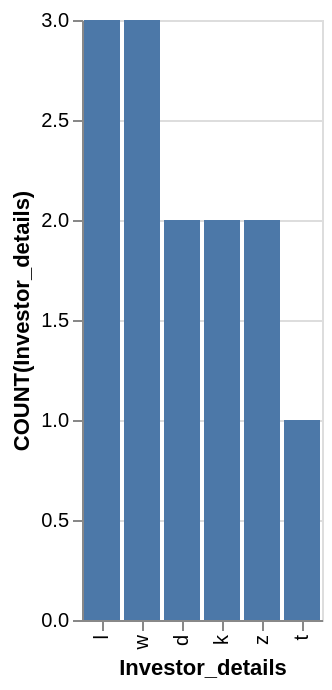

This figure's Vega-Lite source:
### Vega-Lite specification from a JSON file in a GitHub repository (floating-point values rounded to 4 significant figures)
{"data": {"values": [{"x_data": "d", "y_data": 2}, {"x_data": "k", "y_data": 2}, {"x_data": "l", "y_data": 3}, {"x_data": "t", "y_data": 1}, {"x_data": "w", "y_data": 3}, {"x_data": "z", "y_data": 2}]}, "mark": "bar", "encoding": {"x": {"field": "x_data", "type": "nominal", "title": "Investor_details", "sort": {"op": "sum", "field": "y_data", "order": "descending"}}, "y": {"field": "y_data", "type": "quantitative", "title": "COUNT(Investor_details)"}}}
